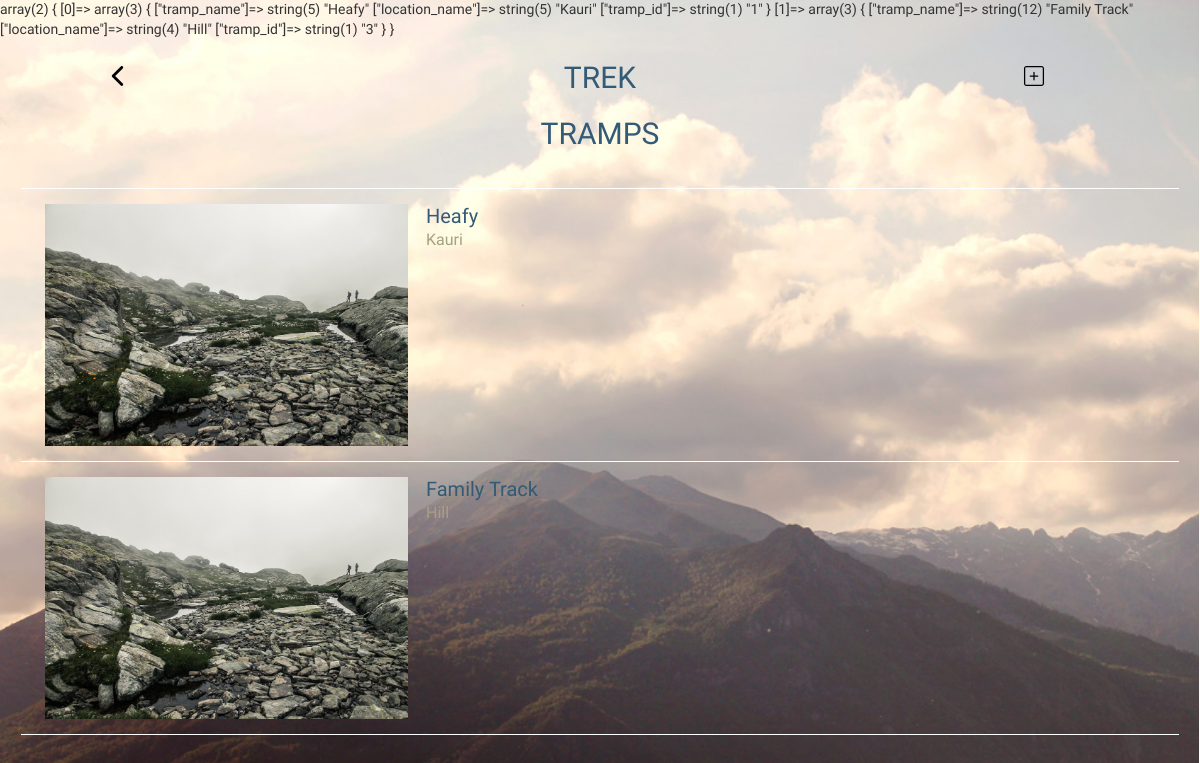
The page / on the database its author committed.
### tables this page shows
CREATE TABLE IF NOT EXISTS `location` (
  `id` int(11) NOT NULL AUTO_INCREMENT,
  `tramp_id` int(11) NOT NULL,
  `location_name` varchar(255) NOT NULL,
  `location_type` varchar(255) NOT NULL,
  `xPoint` int(11) NOT NULL,
  `yPoint` int(11) NOT NULL,
  PRIMARY KEY (`id`)
);

CREATE TABLE IF NOT EXISTS `tramp` (
  `id` int(11) NOT NULL AUTO_INCREMENT,
  `account_id` int(255) NOT NULL,
  `tramp_name` varchar(255) NOT NULL,
  PRIMARY KEY (`id`)
);

### includes/database_function.php (called while the page is built, shortened)
<?php
function selectMultipleRows($dbConnection, $sql) {
	$selectedRows = mysqli_query($dbConnection, $sql);
	$resultsArray = array();
	while ($row = mysqli_fetch_assoc($selectedRows)) {
		$resultsArray[] =  $row;
	}
	return $resultsArray;
}

### includes/home.php (the view)
<?php
	$sql = 'SELECT t.tramp_name, l.location_name, l.tramp_id FROM tramp t LEFT JOIN location l ON t.id = l.tramp_id WHERE t.id = l.tramp_id && t.account_id ='.$_SESSION['user_id'];
	$trampArray = selectMultipleRows($db, $sql);
	var_dump($trampArray);
?>
<section class="container">
	<div class="header header_container row">
		<a href="#" class="header_btn">
			<img src="assets/icons/arrow487_left.svg" alt="Left Arrow" class="header_arrowLeft col-xs-2">
		</a>
		<h2 class="header_title-home col-xs-offset-2 col-xs-4">TREK</h2>
		<a href="#" class="header_btn">
			<img src="assets/icons/add149.svg" alt="Add" class="header_add col-xs-offset-1 col-xs-3">
		</a>
	</div>
	<div class="row">
		<h2> Tramps </h2>
	</div>
	<section class="home_tramps_container">
		<?php foreach ($trampArray as $value) : ?>
			<article class="home_item_container row">
				<a href="?pages=tramp&tramp_id=<?php echo $value['tramp_id'] ?>">
					<div class="col-xs-4">
							<img src="assets/images/SplitShire_IMG_6207.jpg" alt="" class="img-responsive">
					</div>
					<div class="col-xs-8">
							<h3 class=""><?php echo $value['tramp_name'] ?></h3>
							<h4 class=""><?php echo $value['location_name'] ?></h4>
					</div>
				</a>
			</article>
		<?php endforeach ?>
	</section>
</section>

### rows shown on the page
location: tramp.tramp_name "Heafy", location_name "Kauri"
location: tramp.tramp_name "Family Track", location_name "Hill"
